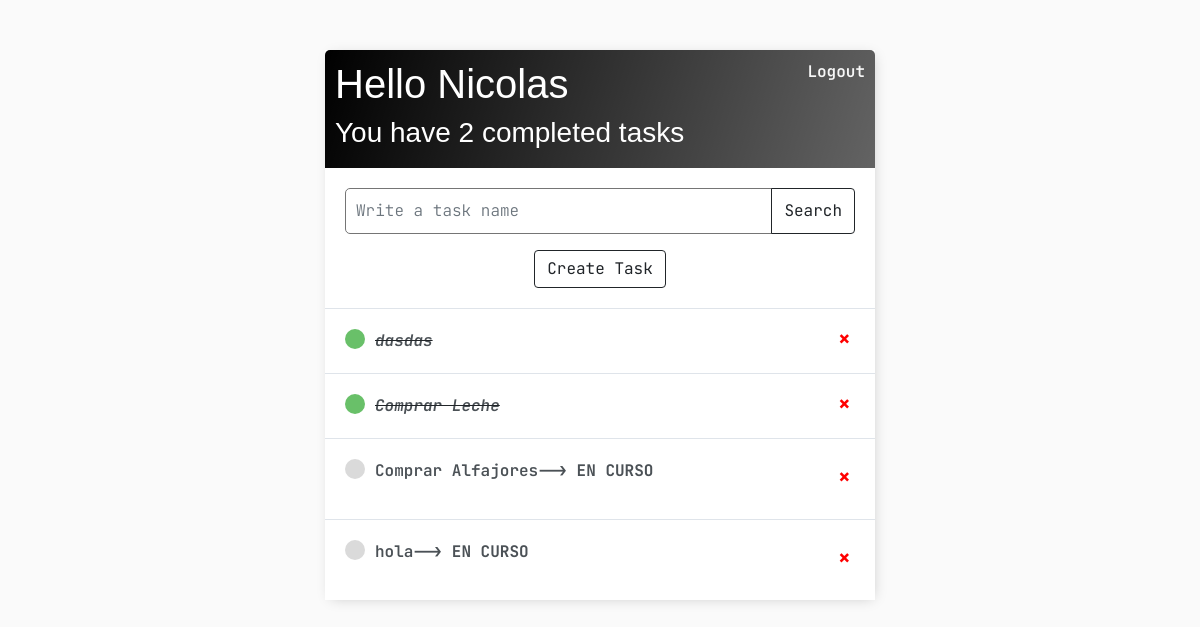
Screenshot of / (signed in) with the database file from the repository.
### base/models.py (models this page shows, shortened)
class Task(models.Model):
    class TaskStatus(models.TextChoices):
        in_progress= 'En curso', _('En curso')
        done= 'Completado', _('Completado')
        abandoned= 'Abandonado', _('Abandonado')
    user = models.ForeignKey(User, on_delete= models.CASCADE, null= True, blank= True)
    title = models.CharField(max_length=200)
    description = models.TextField(null= True, blank= True)
    complete = models.BooleanField(default= False)
    create = models.DateTimeField(auto_now_add= True)
    status =models.CharField(max_length=50,choices=TaskStatus.choices,default=TaskStatus.in_progress)
    class Meta:
        ordering = ['complete'];

### base/views.py (the view, shortened to what this page needs)
# urls.py: path('', TaskList.as_view(), name='tasks'),
class TaskList(LoginRequiredMixin, ListView):
    model = Task
    context_object_name = 'tasks'
    def get_context_data(self, **kwargs):
        context = super().get_context_data(**kwargs)
        context['tasks'] = context['tasks'].filter(user=self.request.user)
        context['count'] = context['tasks'].filter(status='Completado').count()
        search_input = self.request.GET.get('search-area') or ''
        if search_input:
            context['tasks'] = context['tasks'].filter(title__startswith= search_input)
        context['search_input'] = search_input
        return context

### base/templates/base/task_list.html
{% extends 'base/main.html' %} {% block content %}
<div class="header-bar">
    <div>
        <h1>Hello {{request.user|title}}</h1>
        <h3>You have {{count}} completed task{{ count|pluralize:"s" }}</h3>
    </div>
    {% if request.user.is_authenticated %}
        <a href="{% url 'logout' %}">Logout</a>
    {% else %}
        <a href="{% url 'login' %}">Login</a>
    {% endif %}
</div>
<div id="search-add-wrapper">
    <form method="GET">
        <div class="input-group mb-3">
            <input type="text" class="form-control"  name='search-area' placeholder="Write a task name" value="{{search_input}}">
            <button class="btn btn-outline-dark" type="submit">Search</button>
        </div>
        {% if tasks|length > 0 %}
            <div class="row">
                <div class="col text-center">
                    <a class="btn btn-outline-dark"  href="{% url 'task-create' %}">Create Task</a>
                </div>
            </div>
        {% endif %}
    </form>
</div>
<div id="tasklist" class="task-items-wrapper">
    {% for task in tasks %}
        <div class="task-wrapper" data-position="{{task.pk}}">
            <div class="task-title">
                {% if task.status == 'Completado' %}
                    <div class="task-complete-icon"></div>
                    <i>
                        <s>
                            <a href="{% url 'task-update' task.id %}">{{task.title}}</a>
                        </s>
                    </i>
                {% else %}
                    <div class="task-incomplete-icon"></div>
                    <a href="{% url 'task-update' task.id %}">{{task.title}}</a>
                    <p class="status"> --> {{task.status}}</p>
                {% endif %}
            </div>
            <div class="task-controls">
                <a class="delete-link px-4" href="{% url 'task-delete' task.id %}">&#215;</a>
            </div>
        </div>
        {% empty %}
            <div style="text-align: center" class="pb-3">
                <h5>Nothing to show here. Please follow this link:</h5>
                <a href="{% url 'task-create' %}"> Create a New Task</a>
            </div>
    {% endfor %}
</div>
{% endblock content %}

### base/templates/base/main.html (style rules this page uses)
body { background-color: #FAFAFA; font-family: 'JetBrains Mono', monospace; padding-top: 50px; }
h1, h2, h3, h4, h5, h6 { font-family: 'Raleway', sans-serif; }
a, p { color: #4b5156 }
a { font-weight: 600; }
input { outline: none; border: none; }
.header-bar { display: flex; justify-content: space-between; color: #fff; padding: 10px; border-radius: 5px 5px 0 0; background: linear-gradient(108deg, rgba(0,0,0,1) 0%, rgba(0,0,0,0.612857404692082) 100%); }
.header-bar a { color: rgb(247, 247, 247); text-decoration: none; }
.task-wrapper { display: flex; align-items: center; justify-content: space-between; background-color: #fff; border-top: 1px solid #dfe4ea; overflow: hidden; }
.task-title { display: flex; padding: 20px; }
.task-title a { text-decoration: none; color: #4b5156; margin-left: 10px; }
.task-complete-icon { height: 20px; width: 20px; background-color: rgb(105, 192, 105); border-radius: 50%; }
.task-incomplete-icon { height: 20px; width: 20px; background-color: rgb(218, 218, 218); border-radius: 50%; }
.delete-link { text-decoration: none; font-weight: 900; color: red; font-weight: bold; font-size: 22px; line-height: 0; padding: 20px 0px; }
#search-add-wrapper { padding: 20px; }
input[type=text], input[type=password], textarea { border: 1px solid #757575; border-radius: 5px; padding: 10px; width: 90%; }
::placeholder { font-weight: 300; opacity: 0.5; }
.status { font-weight: bolder; text-transform:uppercase; }

### rows the page displays
Task: title "dasdas"
Task: title "Comprar Leche"
Task: title "Comprar Alfajores", status "EN CURSO"
Task: title "hola", status "EN CURSO"

### other values shown
{{ request.user|title }} "Nicolas"
{{ count }} "2"
